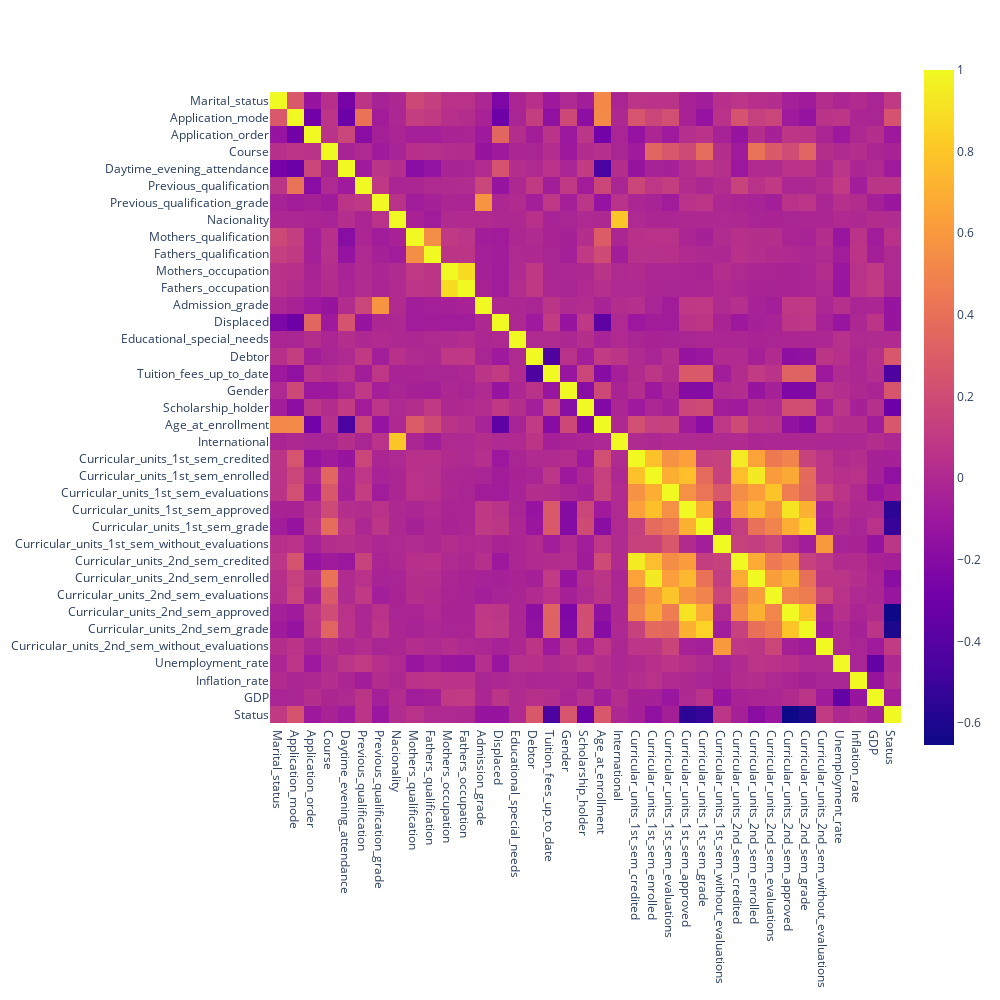

Write notebook code for a chart like this one.
### Markdown cell above
Berdasarkan Pie Chart diatas, terlihat bahwa presentasi siswa yang dropout cukup besar di angka 32,1%, sedangkan siswa yang lulus sebesar 49,9% dan siswa yang masih terdaftar sebesar 17,9%.

### Code cell
df_corr=df.corr(method='pearson')
fig = px.imshow(df_corr)
fig.update_layout(width=1000, height=1000) 
fig.show()

### Figure 1 — Plotly figure (JSON) as saved in the notebook; plotly's stock layout.template omitted (floating-point values rounded to 4 significant figures; data arrays with more than 128 entries replaced by an {"elided": "..."} marker saying what was removed)
{"data": [{"coloraxis": "coloraxis", "hovertemplate": "x: %{x}<br>y: %{y}<br>color: %{z}<extra></extra>", "name": "0", "type": "heatmap", "x": ["Marital_status", "Application_mode", "Application_order", "Course", "Daytime_evening_attendance", "Previous_qualification", "Previous_qualification_grade", "Nacionality", "Mothers_qualification", "Fathers_qualification", "Mothers_occupation", "Fathers_occupation", "Admission_grade", "Displaced", "Educational_special_needs", "Debtor", "Tuition_fees_up_to_date", "Gender", "Scholarship_holder", "Age_at_enrollment", "International", "Curricular_units_1st_sem_credited", "Curricular_units_1st_sem_enrolled", "Curricular_units_1st_sem_evaluations", "Curricular_units_1st_sem_approved", "Curricular_units_1st_sem_grade", "Curricular_units_1st_sem_without_evaluations", "Curricular_units_2nd_sem_credited", "Curricular_units_2nd_sem_enrolled", "Curricular_units_2nd_sem_evaluations", "Curricular_units_2nd_sem_approved", "Curricular_units_2nd_sem_grade", "Curricular_units_2nd_sem_without_evaluations", "Unemployment_rate", "Inflation_rate", "GDP", "Status"], "xaxis": "x", "y": ["Marital_status", "Application_mode", "Application_order", "Course", "Daytime_evening_attendance", "Previous_qualification", "Previous_qualification_grade", "Nacionality", "Mothers_qualification", "Fathers_qualification", "Mothers_occupation", "Fathers_occupation", "Admission_grade", "Displaced", "Educational_special_needs", "Debtor", "Tuition_fees_up_to_date", "Gender", "Scholarship_holder", "Age_at_enrollment", "International", "Curricular_units_1st_sem_credited", "Curricular_units_1st_sem_enrolled", "Curricular_units_1st_sem_evaluations", "Curricular_units_1st_sem_approved", "Curricular_units_1st_sem_grade", "Curricular_units_1st_sem_without_evaluations", "Curricular_units_2nd_sem_credited", "Curricular_units_2nd_sem_enrolled", "Curricular_units_2nd_sem_evaluations", "Curricular_units_2nd_sem_approved", "Curricular_units_2nd_sem_grade", "Curricular_units_2nd_sem_without_evaluations", "Unemployment_rate", "Inflation_rate", "GDP", "Status"], "yaxis": "y", "z": {"elided": "37x37 float values"}}], "layout": {"coloraxis": {"colorscale": [[0, "#0d0887"], [0.1111, "#46039f"], [0.2222, "#7201a8"], [0.3333, "#9c179e"], [0.4444, "#bd3786"], [0.5556, "#d8576b"], [0.6667, "#ed7953"], [0.7778, "#fb9f3a"], [0.8889, "#fdca26"], [1, "#f0f921"]]}, "height": 1000, "margin": {"t": 60}, "width": 1000, "xaxis": {"anchor": "y", "constrain": "domain", "domain": [0, 1], "scaleanchor": "y"}, "yaxis": {"anchor": "x", "autorange": "reversed", "constrain": "domain", "domain": [0, 1]}}}
